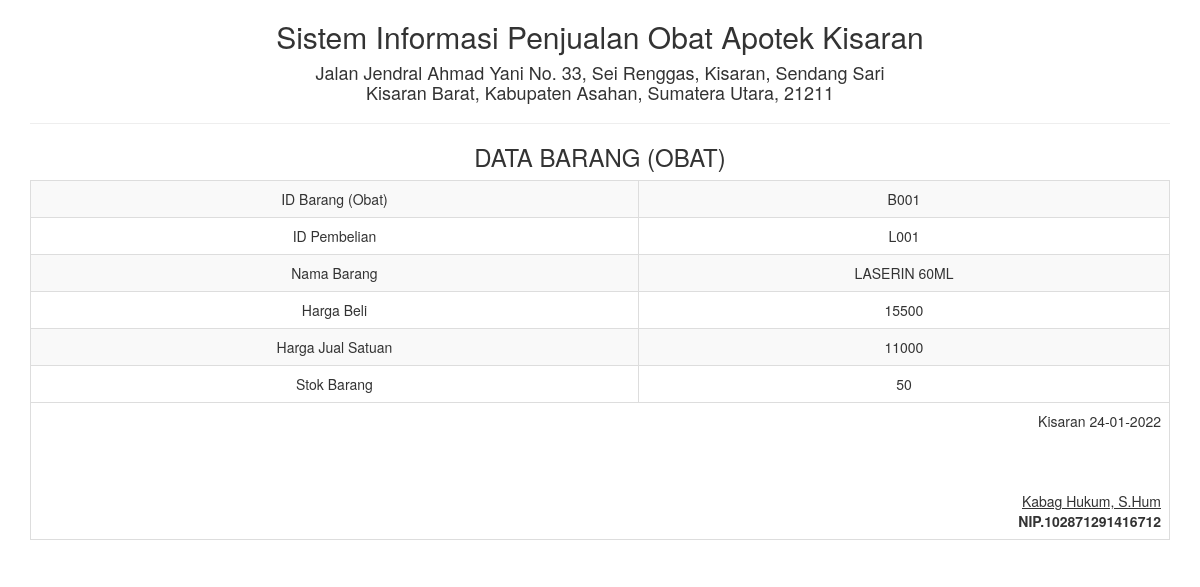
The page /report/laporan_barangpersatu.php?id=B001 on the database its author committed.
### tables this page shows
CREATE TABLE `barang` (
  `id_barang` varchar(10) NOT NULL,
  `id_pembelian` varchar(10) NOT NULL,
  `nama_barang` varchar(50) NOT NULL,
  `harga_beli` double NOT NULL,
  `harga_jualsatuan` double NOT NULL,
  `stok` double NOT NULL
);

### report/laporan_barangpersatu.php (the view, shortened to what this page needs)
<!DOCTYPE html>
<html>
    <head>
        <link href="../Assets/css/bootstrap.min.css" rel="stylesheet" type="text/css"/>
    </head>
    <body onload="print()">
        <?php
        $sql = "SELECT * FROM barang WHERE id_barang='" . $_GET ['id'] . "'";
        $query = mysqli_query($koneksi, $sql) or die("SQL Detail error");
        $data = mysqli_fetch_array($query);
        ?>
        <div class="container">
            <div class='row'>
                <div class="col-sm-12">
                    <div class="text-center">
                        <h2>Sistem Informasi Penjualan Obat Apotek Kisaran </h2>
                        <h4>Jalan Jendral Ahmad Yani No. 33, Sei Renggas, Kisaran, Sendang Sari <br> Kisaran Barat, Kabupaten Asahan, Sumatera Utara, 21211</h4>
                        <hr>
                        <h3>DATA BARANG (OBAT)</h3>
                        <table class="table table-bordered table-striped table-hover">
                            <tbody>
								<tr>
                                    <td>ID Barang (Obat)</td> <td><?= $data['id_barang'] ?></td>
                                </tr>
                                <tr>
                                    <td>ID Pembelian</td> <td><?= $data['id_pembelian'] ?></td>
                                </tr>
                                <tr>
                                    <td>Nama Barang</td> <td><?= $data['nama_barang'] ?></td>
                                </tr>
                                <tr>
                                    <td>Harga Beli</td> <td><?= $data['harga_beli'] ?></td>
                                </tr>
								<tr>
                                    <td>Harga Jual Satuan</td> <td><?= $data['harga_jualsatuan'] ?></td>
                                </tr>
								<tr>
                                    <td>Stok Barang</td> <td><?= $data['stok'] ?></td>
                                </tr>
                            </tbody>
                            <tfoot>
                                <tr>
                                    <td colspan="2" class="text-right">
                                        Kisaran  <?= date("d-m-Y") ?>
                                        <br><br><br><br>
                                        <u>Kabag Hukum, S.Hum<strong></u><br>
                                        NIP.102871291416712
									</td>
								</tr>
							</tfoot>
                        </table>
                    </div>
                </div>
            </div>
    </body>
</html>

### rows shown on the page
barang: id_barang "B001", id_pembelian "L001", nama_barang "LASERIN 60ML", harga_beli "15500", harga_jualsatuan "11000", stok "50"
